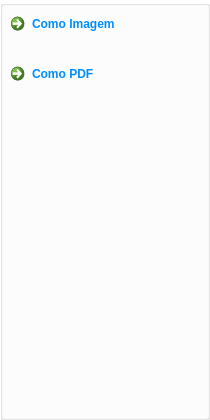
       <widget class="QWidget" name="page">
        <property name="geometry">
         <rect>
          <x>0</x>
          <y>0</y>
          <width>210</width>
          <height>420</height>
         </rect>
        </property>
        <property name="minimumSize">
         <size>
          <width>0</width>
          <height>40</height>
         </size>
        </property>
        <attribute name="label">
         <string>Exportar Página</string>
        </attribute>
        <layout class="QVBoxLayout" name="verticalLayout">
         <property name="spacing">
          <number>0</number>
         </property>
         <property name="leftMargin">
          <number>0</number>
         </property>
         <property name="topMargin">
          <number>0</number>
         </property>
         <property name="rightMargin">
          <number>0</number>
         </property>
         <property name="bottomMargin">
          <number>0</number>
         </property>
         <item>
          <widget class="QGroupBox" name="verticalGroupBox">
           <property name="sizePolicy">
            <sizepolicy hsizetype="Fixed" vsizetype="Expanding">
             <horstretch>0</horstretch>
             <verstretch>0</verstretch>
            </sizepolicy>
           </property>
           <property name="minimumSize">
            <size>
             <width>210</width>
             <height>0</height>
            </size>
           </property>
           <property name="styleSheet">
            <string notr="true">background-color: rgb(255, 255, 255); color: rgb(0, 142, 255);</string>
           </property>
           <layout class="QVBoxLayout" name="verticalLayout_2">
            <property name="spacing">
             <number>0</number>
            </property>
            <property name="leftMargin">
             <number>0</number>
            </property>
            <property name="topMargin">
             <number>0</number>
            </property>
            <property name="rightMargin">
             <number>0</number>
            </property>
            <property name="bottomMargin">
             <number>0</number>
            </property>
            <item>
             <widget class="QCommandLinkButton" name="expo_Img_Button">
              <property name="sizePolicy">
               <sizepolicy hsizetype="Expanding" vsizetype="Minimum">
                <horstretch>0</horstretch>
                <verstretch>0</verstretch>
               </sizepolicy>
              </property>
              <property name="minimumSize">
               <size>
                <width>198</width>
                <height>0</height>
               </size>
              </property>
              <property name="maximumSize">
               <size>
                <width>16777215</width>
                <height>50</height>
               </size>
              </property>
              <property name="cursor">
               <cursorShape>PointingHandCursor</cursorShape>
              </property>
              <property name="styleSheet">
               <string notr="true">QCommandLinkButton {font: 11pt &quot;Segoe UI&quot;; } QCommandLinkButton:checked {background-color: rgb(0, 166, 237);color: white; }</string>
              </property>
              <property name="text">
               <string>Como Imagem</string>
              </property>
              <property name="checkable">
               <bool>true</bool>
              </property>
             </widget>
            </item>
            <item alignment="Qt::AlignTop">
             <widget class="QCommandLinkButton" name="expo_pg_Button">
              <property name="sizePolicy">
               <sizepolicy hsizetype="Expanding" vsizetype="Minimum">
                <horstretch>0</horstretch>
                <verstretch>0</verstretch>
               </sizepolicy>
              </property>
              <property name="minimumSize">
               <size>
                <width>198</width>
                <height>0</height>
               </size>
              </property>
              <property name="maximumSize">
               <size>
                <width>16777215</width>
                <height>50</height>
               </size>
              </property>
              <property name="cursor">
               <cursorShape>PointingHandCursor</cursorShape>
              </property>
              <property name="styleSheet">
               <string notr="true">QCommandLinkButton {font: 11pt &quot;Segoe UI&quot;; } QCommandLinkButton:checked {background-color: rgb(0, 166, 237);color: white; }</string>
              </property>
              <property name="text">
               <string>Como PDF</string>
              </property>
              <property name="checkable">
               <bool>true</bool>
              </property>
             </widget>
            </item>
           </layout>
          </widget>
         </item>
        </layout>
       </widget>
